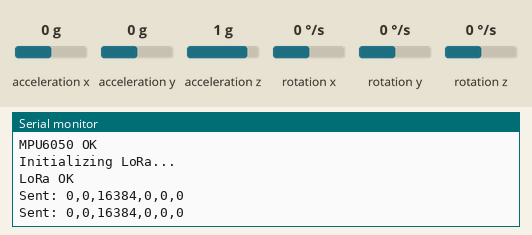
The sketch below on a simulated Arduino Uno, built with avr-gcc and run on an emulated ATmega328P. On the bench: the last lines printed to the serial monitor. The inputs (shaded band) are chosen by the test bench; at power-on: acceleration x 0 g, acceleration y 0 g, acceleration z 1 g, rotation x 0 °/s, rotation y 0 °/s, rotation z 0 °/s. No radio packets arrive unless stated.

Above: at 3.2 s.
3.3 s: acceleration x set to -1.4 g
At 4.6 s:
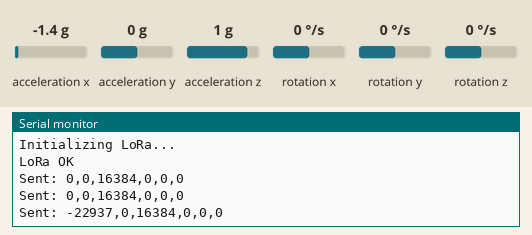
4.8 s: acceleration y set to -1.4 g
At 6.1 s:
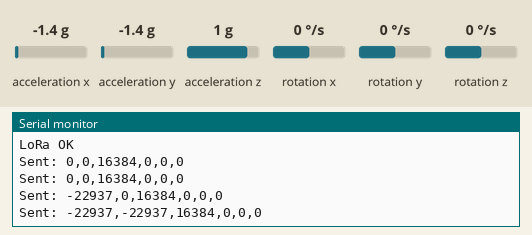
6.3 s: acceleration z set to -1.4 g
At 7.2 s:
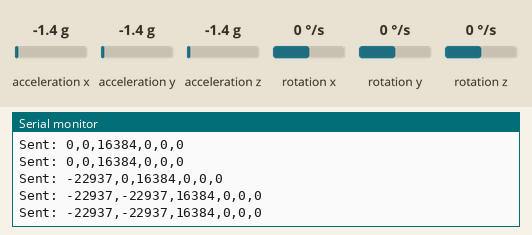
7.8 s: rotation x set to -192 °/s
At 9.0 s:
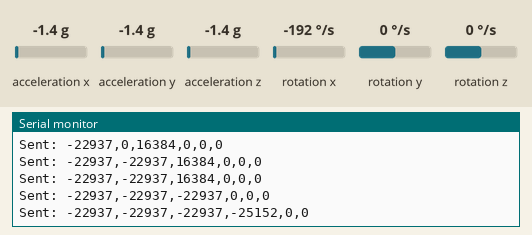
9.3 s: rotation y set to -192 °/s
At 10.4 s:
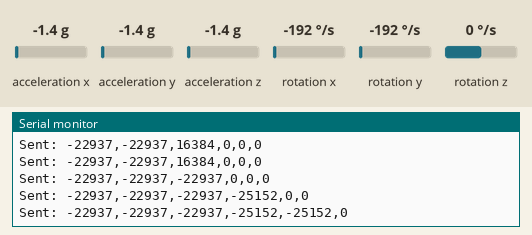

Measured:
- after the input at 3.3 s, the serial monitor: prints a new line after 0.92 s (image 1)
- after the input at 4.8 s, the serial monitor: prints a new line after 0.48 s (image 2)
- after the input at 7.8 s, the serial monitor: prints a new line after 0.68 s (image 4)
- after the input at 9.3 s, the serial monitor: prints a new line after 0.24 s (image 5)

The sketch:

MPU_datatransmission_.ino
```cpp
#include <Wire.h>
#include <I2Cdev.h>
#include <MPU6050.h>
#include <SPI.h>
#include <LoRa.h>

MPU6050 mpu;

int16_t ax, ay, az;
int16_t gx, gy, gz;

void setup() {
  Serial.begin(9600);
  delay(2000);

  Serial.println("Initializing MPU6050...");
  Wire.begin();
  mpu.initialize();

  if (mpu.testConnection()) {
    Serial.println("MPU6050 OK");
  } else {
    Serial.println("MPU6050 FAIL");
  }

  Serial.println("Initializing LoRa...");
  LoRa.setPins(10, 9, 2);

  if (!LoRa.begin(433E6)) {
    Serial.println("LoRa FAIL");
    while (1);
  }

  Serial.println("LoRa OK");
}

void loop() {
  // Read MPU6050
  mpu.getMotion6(&ax, &ay, &az, &gx, &gy, &gz);

  // Create data string
  String data = String(ax) + "," + String(ay) + "," + String(az) + "," +
                String(gx) + "," + String(gy) + "," + String(gz);

  // Send via LoRa
  LoRa.beginPacket();
  LoRa.print(data);
  LoRa.endPacket();

  // Print locally
  Serial.println("Sent: " + data);

  delay(1000);
}
```
